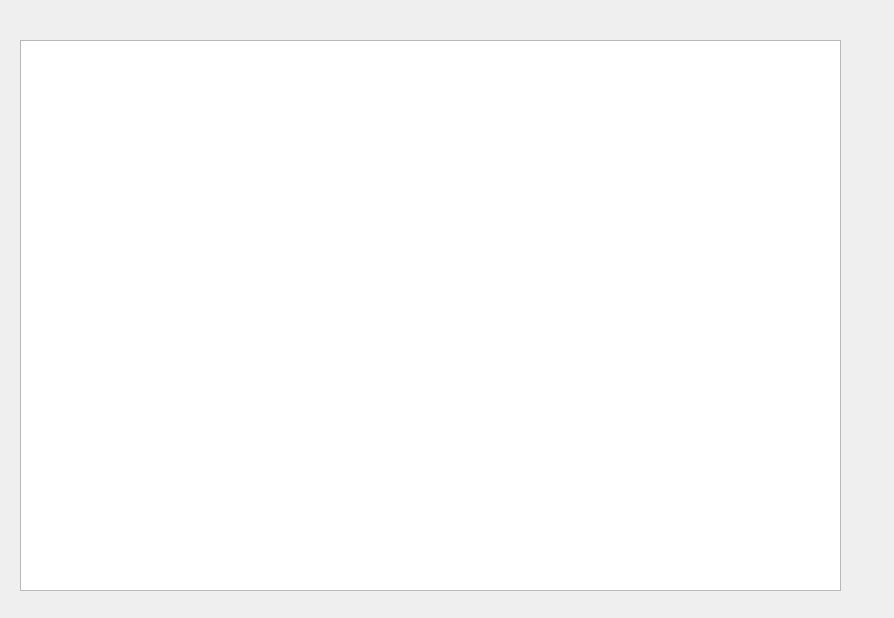
<?xml version="1.0" encoding="UTF-8"?>
<ui version="4.0">
 <class>Form</class>
 <widget class="QWidget" name="Form">
  <property name="geometry">
   <rect>
    <x>0</x>
    <y>0</y>
    <width>894</width>
    <height>618</height>
   </rect>
  </property>
  <property name="windowTitle">
   <string>Form</string>
  </property>
  <widget class="QTableWidget" name="tableWidget">
   <property name="geometry">
    <rect>
     <x>20</x>
     <y>40</y>
     <width>821</width>
     <height>551</height>
    </rect>
   </property>
  </widget>
 </widget>
 <resources/>
 <connections/>
</ui>
